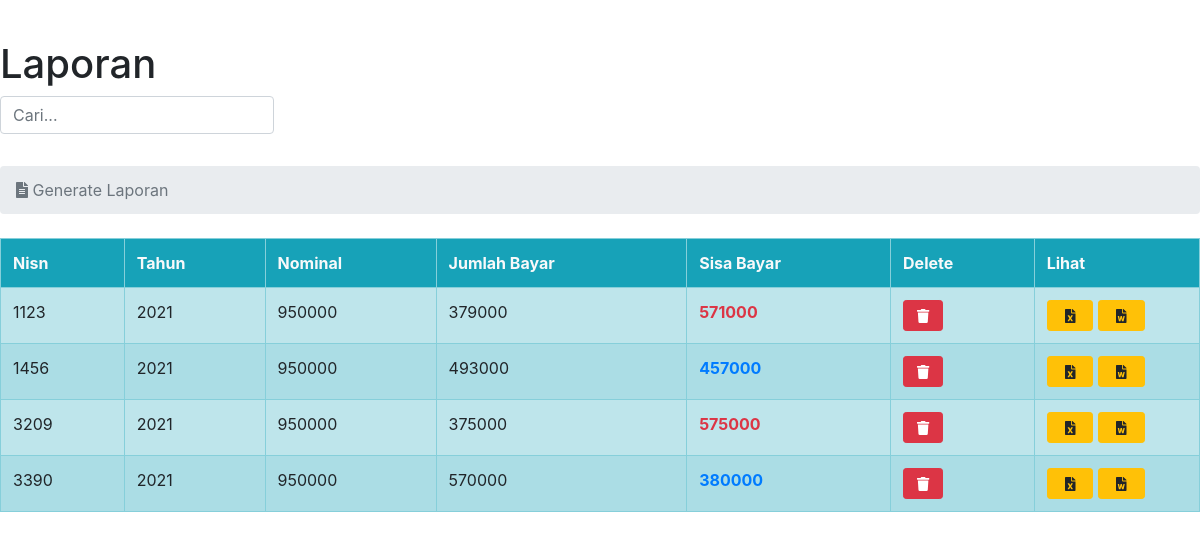
The page /new_admin/tampil_laporan.php (signed in) on the database its author committed.
### tables this page shows
CREATE TABLE `laporan` (
  `nisn` int(11) NOT NULL,
  `tahun` varchar(12) NOT NULL,
  `nominal` int(12) NOT NULL,
  `jumlah_bayar` int(12) NOT NULL,
  `sisa_bayar` int(12) NOT NULL
);

### new_admin/tampil_laporan.php (the view, shortened to what this page needs)
<?php require_once('../Connections/koneksi.php'); ?>
<?php
$maxRows_tampil_laporan = 500;
$pageNum_tampil_laporan = 0;
$startRow_tampil_laporan = $pageNum_tampil_laporan * $maxRows_tampil_laporan;
$query_tampil_laporan = "SELECT * FROM laporan";
$query_limit_tampil_laporan = sprintf("%s LIMIT %d, %d", $query_tampil_laporan, $startRow_tampil_laporan, $maxRows_tampil_laporan);
$tampil_laporan = mysql_query($query_limit_tampil_laporan, $koneksi) or die(mysql_error());
$row_tampil_laporan = mysql_fetch_assoc($tampil_laporan);
$setengah = $row_tampil_laporan['nominal'] * 50 / 100;
?>
<!doctype html>
<html>
<head>
  <link rel="stylesheet" href="../css/bootstrap.css">
</head>
<body>
  <p>&nbsp;</p>
  <h1>Laporan</h1>
  <div class="row mb-3">
    <form action="" method="post">
      <div class="col-sm-4">
        <div class="form-group form-inline">
          <input type="text" placeholder="Cari..." name="lap" id="lap" class="form-control">
        </div>
      </div>
    </form>
  </div>
  <ol class="breadcrumb mb-4">
    <li class="breadcrumb-item active"><i class="fas fa-file-alt"></i> Generate Laporan</li>
  </ol>
  <div id="container">
    <div class="table-responsive">
      <table id="tabel" class="table table-bordered table-hover table-info">
        <tr class="font-weight-bold bg-info text-light">
          <td>Nisn</td>
          <td>Tahun</td>
          <td>Nominal</td>
          <td>Jumlah Bayar</td>
          <td>Sisa Bayar</td>
          <td>Delete</td>
          <td>Lihat</td>
        </tr>
        <?php do { ?>
          <tr class="td">
            <td><?php echo $row_tampil_laporan['nisn']; ?></td>
            <td><?php echo $row_tampil_laporan['tahun']; ?></td>
            <td><?php echo $row_tampil_laporan['nominal']; ?></td>
            <td><?php echo $row_tampil_laporan['jumlah_bayar']; ?></td>
            <?php if ($row_tampil_laporan['jumlah_bayar'] == $row_tampil_laporan['nominal']) { ?>
            <td class="font-weight-bold text-success"><?php echo $row_tampil_laporan['sisa_bayar']; ?></td>
            <?php } elseif ($row_tampil_laporan['jumlah_bayar'] != $row_tampil_laporan['nominal'] && $row_tampil_laporan['sisa_bayar'] > $setengah) { ?>
            <td class="font-weight-bold text-danger"><?php echo $row_tampil_laporan['sisa_bayar']; ?></td>
            <?php }elseif ($row_tampil_laporan['jumlah_bayar'] != $row_tampil_laporan['nominal'] && $row_tampil_laporan['sisa_bayar'] <= $setengah) {  ?>
              <td class="font-weight-bold text-primary"><?php echo $row_tampil_laporan['sisa_bayar']; ?></td>
            <?php } ?>
            <td><a class="btn btn-sm btn-danger col-sm-4" onclick="return confirm('Apa kamu yakin ingin menghapus nisn <?php echo $row_tampil_laporan['nisn']; ?>');" href="delete_laporan.php?nisn=<?php echo $row_tampil_laporan['nisn']; ?>"><i class="fas fa-trash"></i></a></td>
            <td>
              <a class="btn btn-sm btn-warning col-sm-4" href="tampil_lihat.php?nisn=<?php echo $row_tampil_laporan['nisn']; ?>"><i class="fas fa-file-excel"></i></a>
              <a class="btn btn-sm btn-warning col-sm-4" href="tampil_export.php?nisn=<?php echo $row_tampil_laporan['nisn']; ?>"><i class="fas fa-file-word"></i></a>
            </td>
          </tr>
        <?php } while ($row_tampil_laporan = mysql_fetch_assoc($tampil_laporan)); ?>
      </table>
    </div>
  </div>
</body>
</html>

### new_admin/tampil_laporan.php (style rules this page uses)
.td:nth-child(odd) { background: #abdde5; }

### rows shown on the page
laporan: nisn "1123", tahun "2021", nominal "950000", jumlah_bayar "379000", sisa_bayar "571000"
laporan: nisn "1456", tahun "2021", nominal "950000", jumlah_bayar "493000", sisa_bayar "457000"
laporan: nisn "3209", tahun "2021", nominal "950000", jumlah_bayar "375000", sisa_bayar "575000"
laporan: nisn "3390", tahun "2021", nominal "950000", jumlah_bayar "570000", sisa_bayar "380000"
